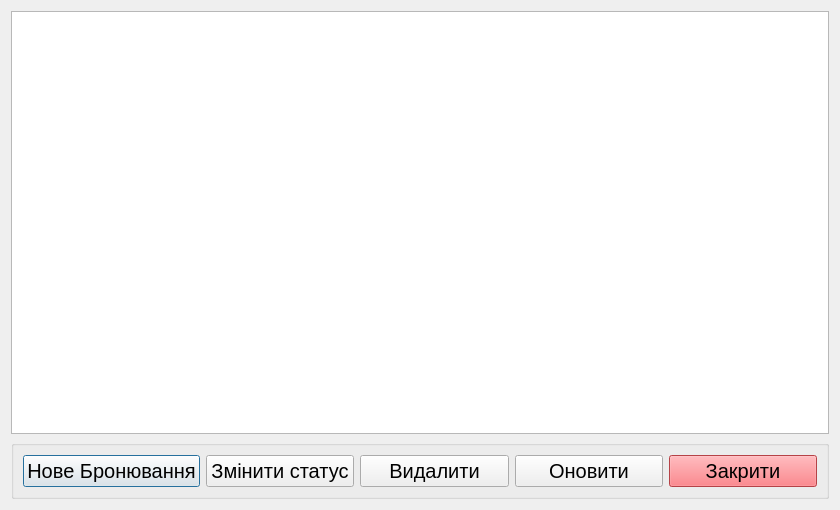
<?xml version="1.0" encoding="UTF-8"?>
<ui version="4.0">
 <class>BookingManagement</class>
 <widget class="QDialog" name="BookingManagement">
  <property name="geometry">
   <rect>
    <x>0</x>
    <y>0</y>
    <width>840</width>
    <height>510</height>
   </rect>
  </property>
  <property name="windowTitle">
   <string>Dialog</string>
  </property>
  <layout class="QGridLayout" name="gridLayout">
   <item row="0" column="0">
    <widget class="QTableView" name="tableView"/>
   </item>
   <item row="1" column="0">
    <widget class="QGroupBox" name="groupBox">
     <property name="title">
      <string/>
     </property>
     <layout class="QHBoxLayout" name="horizontalLayout">
      <item>
       <widget class="QPushButton" name="pbNewBooking">
        <property name="font">
         <font>
          <pointsize>15</pointsize>
         </font>
        </property>
        <property name="text">
         <string>Нове Бронювання</string>
        </property>
       </widget>
      </item>
      <item>
       <widget class="QPushButton" name="pbChangeStatus">
        <property name="font">
         <font>
          <pointsize>15</pointsize>
         </font>
        </property>
        <property name="text">
         <string>Змінити статус</string>
        </property>
       </widget>
      </item>
      <item>
       <widget class="QPushButton" name="pbDelete">
        <property name="font">
         <font>
          <pointsize>15</pointsize>
         </font>
        </property>
        <property name="text">
         <string>Видалити</string>
        </property>
       </widget>
      </item>
      <item>
       <widget class="QPushButton" name="pbRefresh">
        <property name="font">
         <font>
          <pointsize>15</pointsize>
         </font>
        </property>
        <property name="text">
         <string>Оновити</string>
        </property>
       </widget>
      </item>
      <item>
       <widget class="QPushButton" name="pbClose">
        <property name="font">
         <font>
          <pointsize>15</pointsize>
         </font>
        </property>
        <property name="styleSheet">
         <string notr="true">background-color: #fd5c63</string>
        </property>
        <property name="text">
         <string>Закрити</string>
        </property>
       </widget>
      </item>
     </layout>
    </widget>
   </item>
  </layout>
 </widget>
 <resources/>
 <connections/>
</ui>
